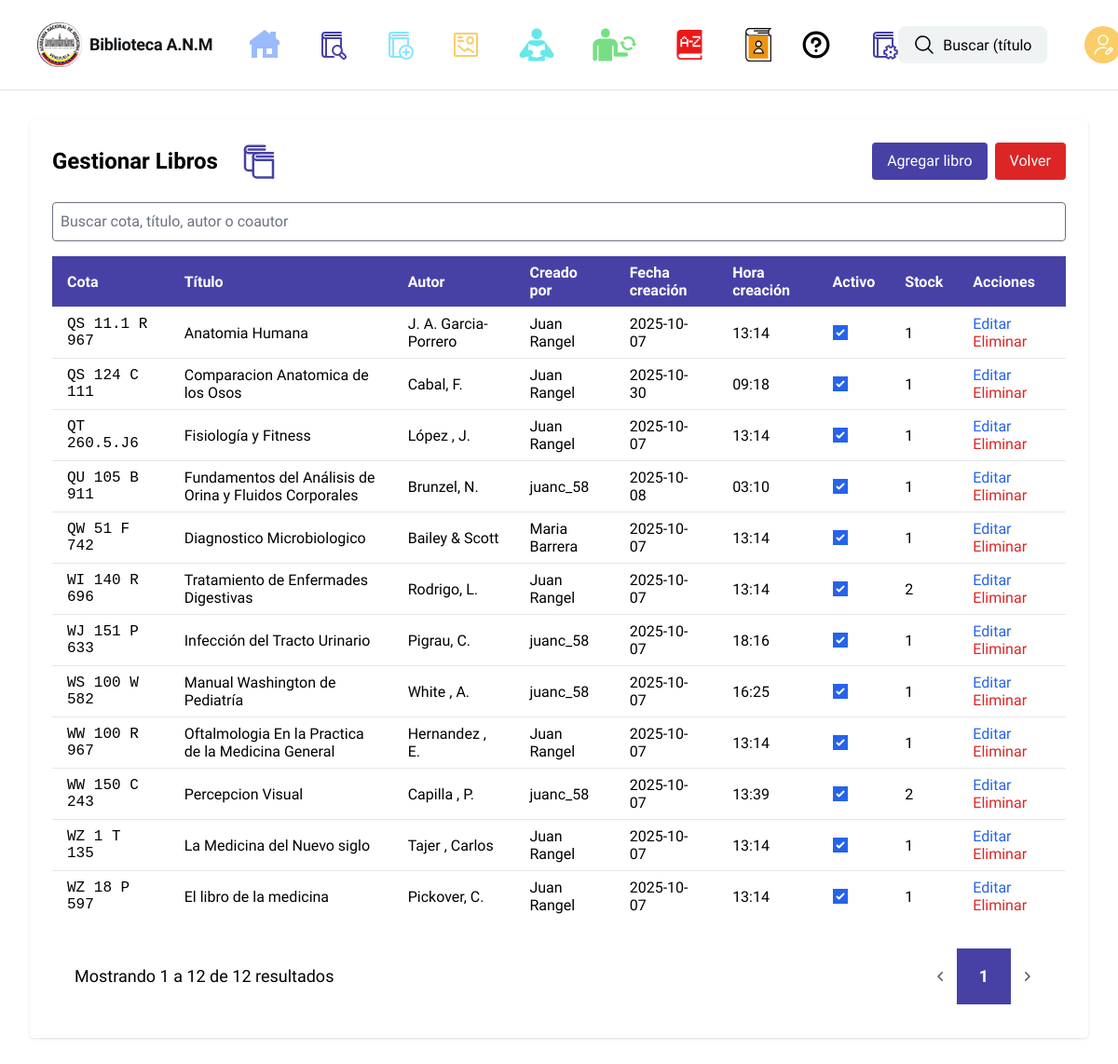
Screenshot of /adminpanel/books/ (signed in) with the database file from the repository.
### tasks/models.py (models this page shows, shortened)
class Libros(models.Model):
    cota = models.CharField(max_length=30, unique=True)
    titulo = models.CharField(max_length=100)
    subtitulo = models.CharField(max_length=100, null=True, blank=True)
    autor = models.CharField(max_length=100)
    co_autor = models.CharField(max_length=100, null=True, blank=True)
    fecha_publicacion = models.IntegerField(null=True, blank=True)
    editorial = models.CharField(max_length=100, null=True, blank=True)
    edicion = models.PositiveSmallIntegerField("edición", choices=EDICION_CHOICES, default=1)
    ubicacion_publicacion = models.CharField(max_length=100, null=True, blank=True)
    volumen = models.PositiveSmallIntegerField("volumen", choices=VOLUMEN_CHOICES, null=True, blank=True)
    paginas = models.IntegerField(null=True, blank=True)
    cantidad = models.PositiveIntegerField("cantidad", default=1, help_text="Cantidad disponible en el inventario")
    serie = models.CharField(max_length=100, null=True, blank=True)
    numero_serie = models.IntegerField(null=True, blank=True)
    numero_registro = models.IntegerField(null=True, blank=True)
    fecha_registro = models.DateField(null=True, blank=True)
    fecha_creacion = models.DateField("fecha de creación", auto_now_add=True, null=True, blank=True)
    hora_creacion = models.TimeField("hora de creación", auto_now_add=True, null=True, blank=True)
    dimensiones = models.CharField(max_length=100, null=True, blank=True)
    portada = models.ImageField("portada", upload_to='covers/', null=True, blank=True, help_text="Imagen de portada (opcional)")
    contenido = models.CharField("contenido del libro", max_length=200, null=True, blank=True,
                                help_text="Seleccione los contenidos (guardado como valores separados por comas)")
    classification = models.ForeignKey('Clasificacion', null=True, blank=True, on_delete=models.SET_NULL, related_name='libros')
    dictionary_entry = models.ForeignKey('DictionaryEntry', null=True, blank=True, on_delete=models.SET_NULL, related_name='libros')
    user = models.ForeignKey(settings.AUTH_USER_MODEL, on_delete=models.DO_NOTHING)
    is_active = models.BooleanField('activo', default=True, help_text='Desmarcar para inhabilitar este libro sin borrarlo')

class User(AbstractUser):
    segundo_nombre = models.CharField("segundo nombre", max_length=150, blank=True)
    segundo_apellido = models.CharField("segundo apellido", max_length=150, blank=True)
    cedula = models.BigIntegerField("cedula", unique=True, null=True, blank=False)
    telefono = models.BigIntegerField("telefono", null=False, blank=False)
    security_question = models.CharField("pregunta de seguridad", max_length=255, null=False, blank=False)
    security_answer = models.CharField("respuesta de seguridad", max_length=255, null=False, blank=False)
    objects = CustomUserManager()
    REQUIRED_FIELDS = ['cedula', 'telefono', 'security_question', 'security_answer', 'email']

### tasks/views.py (the view)
# urls.py: path('adminpanel/books/', views.admin_books, name='admin_books'),
@_superuser_required
def admin_books(request):
    q = request.GET.get('q', '').strip()
    qs = Libros.objects.all().order_by('cota')
    if q:
        qs = qs.filter(Q(cota__icontains=q) | Q(titulo__icontains=q) | Q(autor__icontains=q) | Q(co_autor__icontains=q))
    paginator = Paginator(qs, 50)
    page = request.GET.get('page')
    page_obj = paginator.get_page(page)
    return render(request, 'admin/books_list.html', {'books': page_obj, 'q': q})

### tasks/views.py (called while the page is built)
def _superuser_required(view_func):
    from functools import wraps
    @wraps(view_func)
    def _wrapped(request, *args, **kwargs):
        if not request.user.is_authenticated or not request.user.is_superuser:
            messages.error(request, 'Acceso denegado: se requiere ser administrador.')
            return redirect('index')
        return view_func(request, *args, **kwargs)
    return _wrapped

### tasks/templates/admin/books_list.html (shortened to what this page needs)
{% extends 'base.html' %}
{% block content %}
<main class="px-8 py-8">
  <div class="max-w-8xl mx-auto bg-white p-6 rounded shadow">
    <div class="flex items-center mb-6">
      <h1 class="text-2xl font-bold">Gestionar Libros</h1>
        <div class="flex justify-end flex-1 gap-2">
          <a href="{% url 'admin_book_add' %}" class="inline-flex items-center gap-2 bg-[#4741A6] text-white px-4 py-2 rounded">Agregar libro</a>
          <a href="{% url 'admin_panel' %}" class="inline-flex items-center gap-2 bg-red-600 text-white px-4 py-2 rounded">Volver</a>
        </div>
    </div>
    <form method="get" class="mb-4">
      <input type="text" name="q" value="{{ q|default:'' }}" placeholder="Buscar cota, título, autor o coautor" class="w-full p-2 border rounded" />
    </form>
    <div class="overflow-x-auto">
      <table class="w-full table-auto border-collapse">
        <thead>
          <tr class="bg-[#4741A6] text-white">
            <th class="px-4 py-2 text-left">Cota</th>
            <th class="px-4 py-2 text-left">Título</th>
            <th class="px-4 py-2 text-left">Autor</th>
            <th class="px-4 py-2 text-left">Creado por</th>
            <th class="px-4 py-2 text-left">Fecha creación</th>
            <th class="px-4 py-2 text-left">Hora creación</th>
            <th class="px-4 py-2 text-left">Activo</th>
            <th class="px-4 py-2 text-left">Stock</th>
            <th class="px-4 py-2 text-left">Acciones</th>
          </tr>
        </thead>
        <tbody>
        {% for b in books %}
          <tr class="border-t">
            <td class="px-4 py-2 font-mono">{{ b.cota }}</td>
            <td class="px-4 py-2">{{ b.titulo }}</td>
            <td class="px-4 py-2">{{ b.autor }}</td>
            <td class="px-4 py-2">
              {% if b.user %}
                {{ b.user.get_full_name|default:b.user.username }}
              {% else %}
                -
              {% endif %}
            </td>
            <td class="px-4 py-2">{{ b.fecha_creacion|date:"Y-m-d"|default:'-' }}</td>
            <td class="px-4 py-2">{{ b.hora_creacion|date:"H:i"|default:'-' }}</td>
            <td class="px-4 py-2">
              <input type="checkbox" disabled {% if b.is_active %}checked{% endif %} />
            </td>
            <td class="px-4 py-2">{{ b.cantidad|default:'-' }}</td>
            <td class="px-4 py-2">
              <a href="{% url 'admin_book_edit' b.pk %}" class="text-blue-600 hover:underline mr-3">Editar</a>
              <a href="{% url 'admin_book_delete' b.pk %}" class="text-red-600 hover:underline">Eliminar</a>
            </td>
          </tr>
        {% empty %}
          <tr><td colspan="5" class="px-4 py-6 text-center text-gray-600">No hay libros</td></tr>
        {% endfor %}
        </tbody>
      </table>
    </div>
    <div class="mt-4">
      {% with params="q="|add:q %}
      <div class="flex items-center justify-between border-t border-white/10 px-4 py-3 sm:px-6">
        <div class="hidden sm:flex sm:flex-1 sm:items-center sm:justify-between">
          <div>
            <p class="text-lg text-black">
              Mostrando
              <span class="font-medium">{{ books.start_index|default:1 }}</span>
              a
              <span class="font-medium">{{ books.end_index|default:books.paginator.per_page }}</span>
              de
              <span class="font-medium">{{ books.paginator.count }}</span>
              resultados
            </p>
          </div>
          <div>
            <nav aria-label="Paginación" class="isolate inline-flex -space-x-px rounded-md">
              {% if books.has_previous %}
              <a href="?{{ params }}&page={{ books.previous_page_number }}" class="relative inline-flex items-center rounded-l-md px-2 py-2 text-gray-400 hover:bg-white/5 focus:z-20">
                <span class="sr-only">Anterior</span>
                <svg viewBox="0 0 20 20" fill="currentColor" aria-hidden="true" class="w-5 h-5">
                  <path d="M11.78 5.22a.75.75 0 0 1 0 1.06L8.06 10l3.72 3.72a.75.75 0 1 1-1.06 1.06l-4.25-4.25a.75.75 0 0 1 0-1.06l4.25-4.25a.75.75 0 0 1 1.06 0Z" clip-rule="evenodd" fill-rule="evenodd" />
                </svg>
              </a>
              {% else %}
              <span class="relative inline-flex items-center rounded-l-md px-2 py-2 text-gray-600">
                <svg viewBox="0 0 20 20" fill="currentColor" aria-hidden="true" class="w-5 h-5">
                  <path d="M11.78 5.22a.75.75 0 0 1 0 1.06L8.06 10l3.72 3.72a.75.75 0 1 1-1.06 1.06l-4.25-4.25a.75.75 0 0 1 0-1.06l4.25-4.25a.75.75 0 0 1 1.06 0Z" clip-rule="evenodd" fill-rule="evenodd" />
                </svg>
              </span>
              {% endif %}
              {% for i in books.paginator.page_range %}
                {% if i >= books.number|add:'-2' and i <= books.number|add:'2' %}
                  {% if i == books.number %}
                    <a aria-current="page" class="relative z-10 inline-flex items-center bg-[#4741A6] px-6 py-4 text-lg font-semibold text-white">{{ i }}</a>
                  {% else %}
                    <a href="?{{ params }}&page={{ i }}" class="relative inline-flex items-center px-4 py-2 text-sm font-semibold text-black hover:bg-white/5">{{ i }}</a>
                  {% endif %}
                {% elif i == 1 or i == books.paginator.num_pages %}
                  <a href="?{{ params }}&page={{ i }}" class="relative inline-flex items-center px-4 py-2 text-sm font-semibold text-gray-200 hover:bg-white/5">{{ i }}</a>
                {% elif forloop.first and books.number > 4 %}
                  <span class="relative inline-flex items-center px-4 py-2 text-sm font-semibold text-gray-400">...</span>
                {% elif forloop.last and books.number < books.paginator.num_pages|add:'-3' %}
                  <span class="relative inline-flex items-center px-4 py-2 text-sm font-semibold text-gray-400">...</span>
                {% endif %}
              {% endfor %}
              {% if books.has_next %}
              <a href="?{{ params }}&page={{ books.next_page_number }}" class="relative inline-flex items-center rounded-r-md px-2 py-2 text-gray-400 hover:bg-white/5 focus:z-20">
                <span class="sr-only">Siguiente</span>
                <svg viewBox="0 0 20 20" fill="currentColor" aria-hidden="true" class="w-5 h-5">
                  <path d="M8.22 5.22a.75.75 0 0 1 1.06 0l4.25 4.25a.75.75 0 0 1 0 1.06l-4.25 4.25a.75.75 0 0 1-1.06-1.06L11.94 10 8.22 6.28a.75.75 0 0 1 0-1.06Z" clip-rule="evenodd" fill-rule="evenodd" />
                </svg>
              </a>
              {% else %}
              <span class="relative inline-flex items-center rounded-r-md px-2 py-2 text-gray-600">
                <svg viewBox="0 0 20 20" fill="currentColor" aria-hidden="true" class="w-5 h-5">
                  <path d="M8.22 5.22a.75.75 0 0 1 1.06 0l4.25 4.25a.75.75 0 0 1 0 1.06l-4.25 4.25a.75.75 0 0 1-1.06-1.06L11.94 10 8.22 6.28a.75.75 0 0 1 0-1.06Z" clip-rule="evenodd" fill-rule="evenodd" />
                </svg>
              </span>
              {% endif %}
            </nav>
          </div>
        </div>
      </div>
      {% endwith %}
    </div>
  </div>
</main>
{% endblock %}

### rows the page displays
Libros: cota "QS 11.1 R 967", titulo "Anatomia Humana", autor "J. A. Garcia-Porrero", user.get_full_name "Juan Rangel", fecha_creacion "2025-10-07", hora_creacion "13:14", is_active "☑", cantidad "1"
Libros: cota "QS 124 C 111", titulo "Comparacion Anatomica de los Osos", autor "Cabal, F.", user.get_full_name "Juan Rangel", fecha_creacion "2025-10-30", hora_creacion "09:18", is_active "☑", cantidad "1"
Libros: cota "QT 260.5.J6", titulo "Fisiología y Fitness", autor "López , J.", user.get_full_name "Juan Rangel", fecha_creacion "2025-10-07", hora_creacion "13:14", is_active "☑", cantidad "1"
Libros: cota "QU 105 B 911", titulo "Fundamentos del Análisis de Orina y Fluidos Corporales", autor "Brunzel, N.", user.get_full_name "juanc_58", fecha_creacion "2025-10-08", hora_creacion "03:10", is_active "☑", cantidad "1"
Libros: cota "QW 51 F 742", titulo "Diagnostico Microbiologico", autor "Bailey & Scott", user.get_full_name "Maria Barrera", fecha_creacion "2025-10-07", hora_creacion "13:14", is_active "☑", cantidad "1"
Libros: cota "WI 140 R 696", titulo "Tratamiento de Enfermades Digestivas", autor "Rodrigo, L.", user.get_full_name "Juan Rangel", fecha_creacion "2025-10-07", hora_creacion "13:14", is_active "☑", cantidad "2"
Libros: cota "WJ 151 P 633", titulo "Infección del Tracto Urinario", autor "Pigrau, C.", user.get_full_name "juanc_58", fecha_creacion "2025-10-07", hora_creacion "18:16", is_active "☑", cantidad "1"
Libros: cota "WS 100 W 582", titulo "Manual Washington de Pediatría", autor "White , A.", user.get_full_name "juanc_58", fecha_creacion "2025-10-07", hora_creacion "16:25", is_active "☑", cantidad "1"
Libros: cota "WW 100 R 967", titulo "Oftalmologia En la Practica de la Medicina General", autor "Hernandez , E.", user.get_full_name "Juan Rangel", fecha_creacion "2025-10-07", hora_creacion "13:14", is_active "☑", cantidad "1"
Libros: cota "WW 150 C 243", titulo "Percepcion Visual", autor "Capilla , P.", user.get_full_name "juanc_58", fecha_creacion "2025-10-07", hora_creacion "13:39", is_active "☑", cantidad "2"
Libros: cota "WZ 1 T 135", titulo "La Medicina del Nuevo siglo", autor "Tajer , Carlos", user.get_full_name "Juan Rangel", fecha_creacion "2025-10-07", hora_creacion "13:14", is_active "☑", cantidad "1"
Libros: cota "WZ 18 P 597", titulo "El libro de la medicina", autor "Pickover, C.", user.get_full_name "Juan Rangel", fecha_creacion "2025-10-07", hora_creacion "13:14", is_active "☑", cantidad "1"

### other values shown
{{ books.start_index|default:1 }} "1"
{{ books.end_index|default:books.paginator.per_page }} "12"
{{ books.paginator.count }} "12"
{{ i }} "1"
